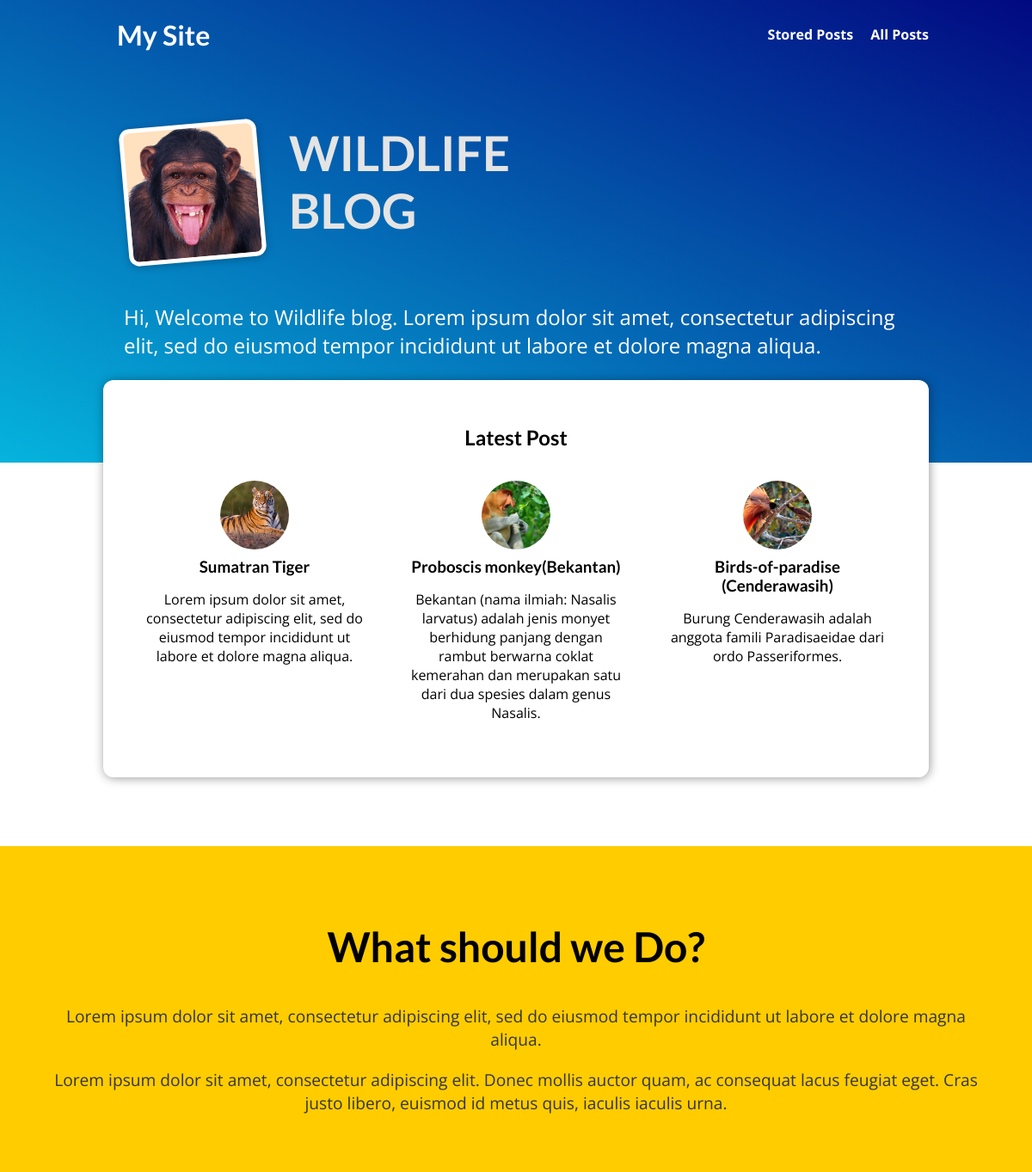
The page / on the database its author committed.
### new_blog/models.py (models this page shows, shortened)
class Post(models.Model):
    title = models.CharField(max_length=150)
    excerpt = models.CharField(max_length=200)
    image = models.ImageField(upload_to="posts", null=True)
    date = models.DateField(auto_now=True)
    slug = models.SlugField(unique=True, db_index=True)
    content = models.TextField(validators=[MinLengthValidator(10)])
    author = models.ForeignKey(Author, on_delete=models.SET_NULL, null=True, related_name="posts")
    tags = models.ManyToManyField(Tag)

### new_blog/views.py (the view)
# urls.py: path("", views.StartingPageView.as_view(), name="starting-page"),
class StartingPageView(ListView):
    template_name = "new_blog/index.html"
    model = Post
    ordering = ["-date"]
    context_object_name = "posts"
    def get_queryset(self):
        queryset = super().get_queryset()
        data = queryset[:3]
        return data

### new_blog/templates/new_blog/index.html (shortened to what this page needs)
{% extends "base.html" %}
{% load static %}
{% block css_files %}
    <link rel="stylesheet" href="{% static "new_blog/post.css" %}" />
    <link rel="stylesheet" href="{% static "new_blog/index.css" %}" />
{% endblock %}
{% block content %}
    <section id="welcome">
        <header>
            <img src="{% static "new_blog/images/monyet.png"%}" alt="Ogi - The Author Of This Blog" />
            <h2>WILDLIFE BLOG</h2>
        </header>
        <p>Hi, Welcome to Wildlife blog. Lorem ipsum dolor sit amet, consectetur adipiscing elit, sed do eiusmod tempor incididunt ut labore et dolore magna aliqua.</p>
    </section>
    <section id="latest-posts">
        <h2>Latest Post</h2>
        <ul>
            {% for post in posts %}
                {% include "new_blog/includes/post.html" %}
            {% endfor %}
        </ul>
    </section>
    <section id="about">
        <h2>What should we Do?</h2>
        <p>
            Lorem ipsum dolor sit amet, consectetur adipiscing elit, sed do eiusmod tempor incididunt ut labore et dolore magna aliqua.
        </p>
        <p>
            Lorem ipsum dolor sit amet, consectetur adipiscing elit. Donec mollis auctor quam, ac consequat lacus feugiat eget. Cras justo libero, euismod id metus quis, iaculis iaculis urna.
        </p>
    </section>
{% endblock %}

### new_blog/templates/new_blog/includes/post.html
<li>
    <article class="post">
        <a href="{% url "post-detail-page" post.slug %}">
            <img src="{{ post.image.url }}" alt="{{ post.title }}" />
            <div class="post_content">
                <h3>{{ post.title }}</h3>
                <p>{{ post.excerpt }}</p>
            </div>
        </a>
    </article>
</li>

### static/app.css (style rules this page uses)
* { box-sizing: border-box; }
html { font-family: 'Open Sans', 'Lato', sans-serif; }
body { margin: 0; }
h1, h2, h3 { font-family: 'Lato', sans-serif; font-weight: bold; }

### new_blog/static/new_blog/post.css (style rules this page uses)
.post { display: flex; flex-direction: column; align-items: center; text-align: center; }
.post a { text-decoration: none; color: black; transition: all 0.2s ease; padding: 1rem; }
.post img { width: 5rem; height: 5rem; object-fit: cover; border-radius: 50%; }
.post h3 { margin: 0.25rem 0; }

### new_blog/static/new_blog/index.css (style rules this page uses)
#welcome { background: linear-gradient(to right top, #05b4dd, #020981); padding: 6rem 12%; }
#welcome header { display: flex; align-items: flex-start; margin: 3rem auto; }
#welcome img { width: 10rem; height: 10rem; object-fit: cover; object-position: top; border: 5px solid white; border-radius: 12px; background-color: #ffe1bf; transform: rotateZ(-5deg); box-shadow: 0 2px 8px rgba(0, 0, 0, 0.25); }
#welcome h2 { font-size: 3.5rem; margin: 0 0 0 2rem; color: #e4e4e4; width: 10rem; }
#welcome p { color: white; font-size: 1.5rem; }
#latest-posts { background-color: white; padding: 2rem; border-radius: 12px; width: 60rem; margin: -6rem auto 2rem auto; box-shadow: 1px 1px 12px rgba(0, 0, 0, 0.4); }
#latest-posts h2 { text-align: center; }
#latest-posts ul { list-style: none; margin: 0; padding: 0; display: flex; gap: 1rem; }
#latest-posts li { flex: 1; }
#about { text-align: center; padding: 3rem; background-color: #ffcc00; margin-top: 5rem; }
#about h2 { font-size: 3rem; }
#about p { font-size: 1.2rem; color: #353535; }

### rows shown on the page
Post: image (picture), title "Sumatran Tiger", excerpt "Lorem ipsum dolor sit amet, consectetur adipiscing elit, sed do eiusmod tempor incididunt ut labore et dolore magna aliqua."
Post: image (picture), title "Proboscis monkey(Bekantan)", excerpt "Bekantan (nama ilmiah: Nasalis larvatus) adalah jenis monyet berhidung panjang dengan rambut berwarna coklat kemerahan dan merupakan satu dari dua spesies dalam genus Nasalis."
Post: image (picture), title "Birds-of-paradise (Cenderawasih)", excerpt "Burung Cenderawasih adalah anggota famili Paradisaeidae dari ordo Passeriformes."
